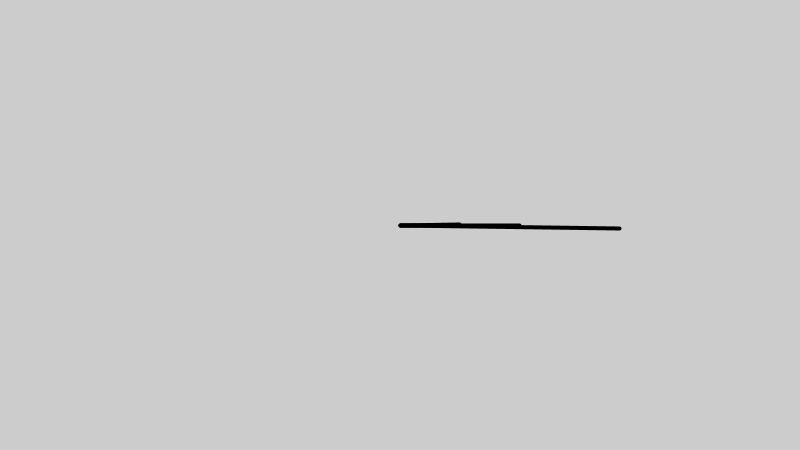
Frame 1 (no input)
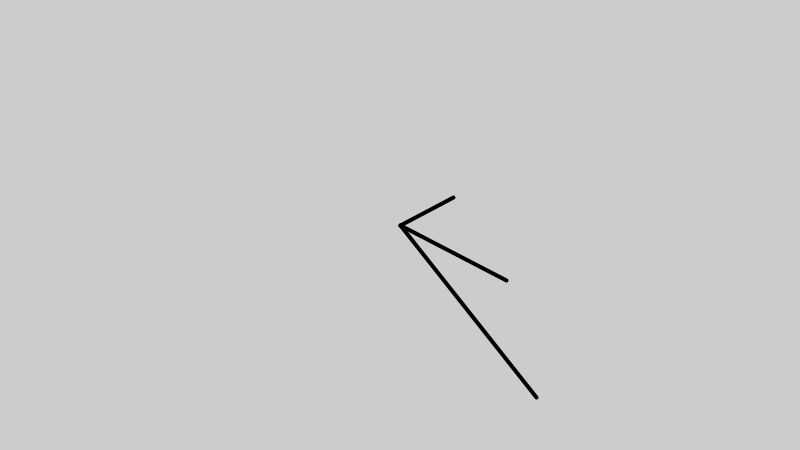
Frame 60 (the mouse pressed at the canvas centre just before this capture)
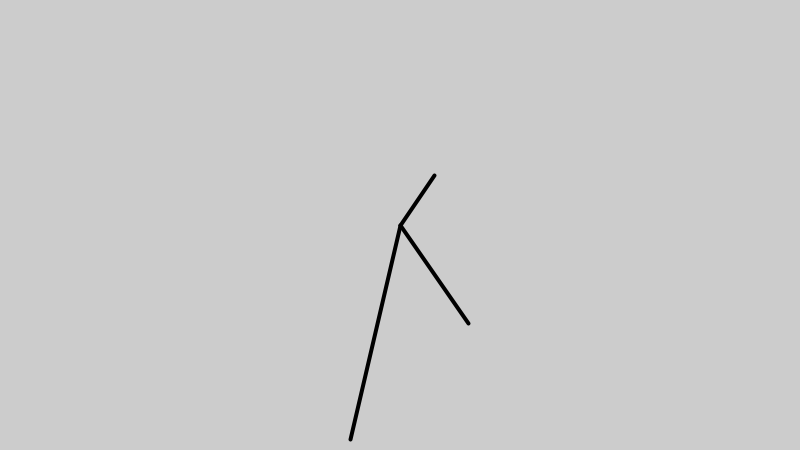
Frame 120 (the mouse held since frame 60 and released just before this capture)

The Processing sketch that drew these frames (run headless with seeded random() and noise(); from frame 60 on, the mouse is pressed at the canvas centre):

// Processing sketch: Inheritance
// ── Inheritance.pde
/**
 * Inheritance
 * 
 * A class can be defined using another class as a foundation. In object-oriented
 * programming terminology, one class can inherit fields and methods from another.
 * An object that inherits from another is called a subclass, and the object it
 * inherits from is called a superclass. A subclass extends the superclass.
 */

SpinSpots spots;
SpinArm arm;

void setup() {
  size(800, 450);

  // Línea larga
  arm = new SpinArm(width/2, height/2, 0.015);

  // Líneas cortas
  spots = new SpinSpots(width/2, height/2, 0.008, 120.0);
}

void draw() {
  background(204);

  arm.update();
  arm.display();

  spots.update();
  spots.display();
}


class Spin {
  float x, y, speed;
  float angle = 0.0;

  Spin(float xpos, float ypos, float s) {
    x = xpos;
    y = ypos;
    speed = s;
  }

  void update() {
    angle += speed;
  }
}


class SpinArm extends Spin {

  SpinArm(float x, float y, float s) {
    super(x, y, s);
  }

  void display() {
    strokeWeight(4);
    stroke(0);

    pushMatrix();
    translate(x, y);

    rotate(angle);

    // Línea larga
    line(0, 0, 220, 0);

    popMatrix();
  }
}


class SpinSpots extends Spin {
  float dim;

  SpinSpots(float x, float y, float s, float d) {
    super(x, y, s);
    dim = d;
  }

  void display() {
    strokeWeight(4);
    stroke(0);

    // Línea larga de las spots
    pushMatrix();
    translate(x, y);

    // Gira en la dirección normal
    rotate(angle);

    line(0, 0, dim, 0);

    popMatrix();


    // Línea corta
    pushMatrix();
    translate(x, y);

    // Gira en dirección contraria
    rotate(-angle);

    line(0, 0, dim * 0.5, 0);

    popMatrix();
  }
}
